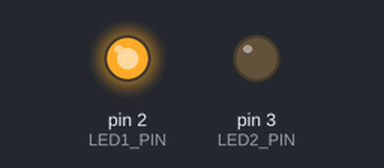
Simulated run of this sketch. Board: Arduino Uno, built with avr-gcc and run on an emulated ATmega328P. On the bench: output pins drawn as LEDs (lit = HIGH).

Above: at 0.2 s.
At 1.5 s:
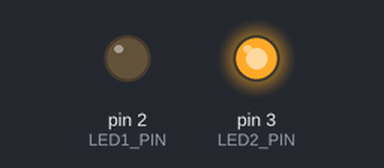
At 5.5 s:
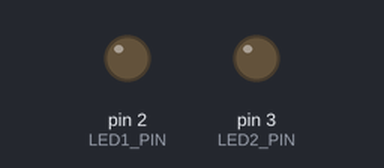
Timing chart, 0 to 6.9 s (numbered marks = the images above):
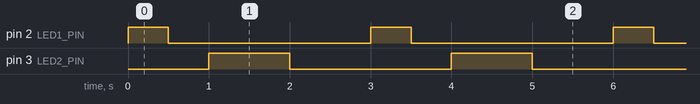

Measured:
- by itself, pin 2 (LED1_PIN): alternates HIGH for 0.50 s and LOW for 2.5 s
- by itself, pin 3 (LED2_PIN): alternates HIGH for 1.0 s and LOW for 2.0 s
- by itself, everything shown: repeats every 3.0 s, in 4 steps

The sketch:

lab1part2.ino
```cpp
// Define LED pins
const int LED1_PIN = 2;
const int LED2_PIN = 3;

void setup() {
  // Initialize the LED pins as outputs
  pinMode(LED1_PIN, OUTPUT);
  pinMode(LED2_PIN, OUTPUT);
}

void loop() {
  // Blink the first LED
  blinkLED(LED1_PIN, 500); // Blink every 500 ms

  // Blink the second LED
  blinkLED(LED2_PIN, 1000); // Blink every 1000 ms
}

// Function to blink an LED
void blinkLED(int pin, int delayTime) {
  digitalWrite(pin, HIGH);  // Turn the LED on
  delay(delayTime);         // Wait for delayTime
  digitalWrite(pin, LOW);   // Turn the LED off
  delay(delayTime);         // Wait for delayTime
}
```
